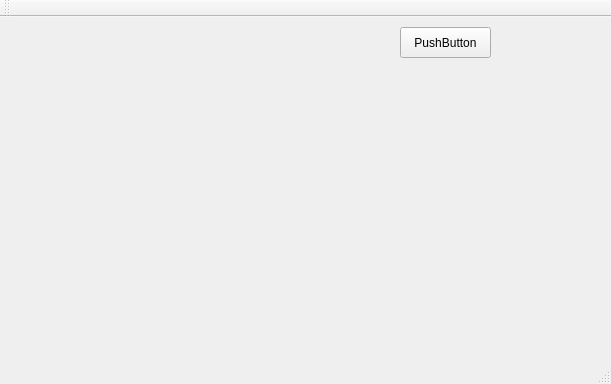
<?xml version="1.0" encoding="UTF-8"?>
<ui version="4.0">
 <class>MainWindow</class>
 <widget class="QMainWindow" name="MainWindow">
  <property name="geometry">
   <rect>
    <x>0</x>
    <y>0</y>
    <width>611</width>
    <height>384</height>
   </rect>
  </property>
  <property name="windowTitle">
   <string>MainWindow</string>
  </property>
  <widget class="QWidget" name="centralWidget">
   <widget class="QPushButton" name="pushButton">
    <property name="geometry">
     <rect>
      <x>400</x>
      <y>10</y>
      <width>91</width>
      <height>31</height>
     </rect>
    </property>
    <property name="text">
     <string>PushButton</string>
    </property>
   </widget>
   <widget class="QWidget" name="verticalLayoutWidget">
    <property name="geometry">
     <rect>
      <x>10</x>
      <y>10</y>
      <width>381</width>
      <height>301</height>
     </rect>
    </property>
    <layout class="QVBoxLayout" name="verticalLayout"/>
   </widget>
  </widget>
  <widget class="QMenuBar" name="menuBar">
   <property name="geometry">
    <rect>
     <x>0</x>
     <y>0</y>
     <width>611</width>
     <height>19</height>
    </rect>
   </property>
  </widget>
  <widget class="QToolBar" name="mainToolBar">
   <attribute name="toolBarArea">
    <enum>TopToolBarArea</enum>
   </attribute>
   <attribute name="toolBarBreak">
    <bool>false</bool>
   </attribute>
  </widget>
  <widget class="QStatusBar" name="statusBar"/>
 </widget>
 <layoutdefault spacing="6" margin="11"/>
 <resources/>
 <connections/>
</ui>
